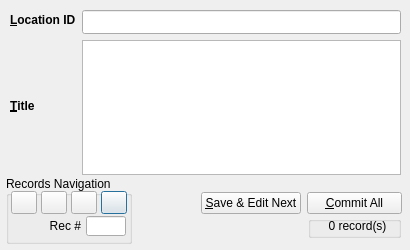
<?xml version="1.0" encoding="UTF-8"?>
<ui version="4.0">
 <class>EditLocation</class>
 <widget class="QDialog" name="EditLocation">
  <property name="windowModality">
   <enum>Qt::NonModal</enum>
  </property>
  <property name="geometry">
   <rect>
    <x>0</x>
    <y>0</y>
    <width>410</width>
    <height>250</height>
   </rect>
  </property>
  <property name="minimumSize">
   <size>
    <width>410</width>
    <height>250</height>
   </size>
  </property>
  <property name="maximumSize">
   <size>
    <width>410</width>
    <height>250</height>
   </size>
  </property>
  <property name="windowTitle">
   <string>Edit Location</string>
  </property>
  <property name="windowIcon">
   <iconset resource="../resources/res.qrc">
    <normaloff>:/toolbar/location-icon.png</normaloff>:/toolbar/location-icon.png</iconset>
  </property>
  <widget class="QWidget" name="verticalLayoutWidget_6">
   <property name="geometry">
    <rect>
     <x>10</x>
     <y>10</y>
     <width>391</width>
     <height>165</height>
    </rect>
   </property>
   <layout class="QVBoxLayout" name="VL100">
    <item>
     <layout class="QHBoxLayout" name="HL110">
      <item>
       <layout class="QVBoxLayout" name="VL112">
        <item>
         <widget class="QLabel" name="LblFolderID">
          <property name="sizePolicy">
           <sizepolicy hsizetype="Preferred" vsizetype="Fixed">
            <horstretch>0</horstretch>
            <verstretch>0</verstretch>
           </sizepolicy>
          </property>
          <property name="minimumSize">
           <size>
            <width>0</width>
            <height>20</height>
           </size>
          </property>
          <property name="font">
           <font>
            <pointsize>9</pointsize>
            <weight>75</weight>
            <bold>true</bold>
           </font>
          </property>
          <property name="text">
           <string>&amp;Location ID</string>
          </property>
          <property name="buddy">
           <cstring>lineEdit0loc_id</cstring>
          </property>
         </widget>
        </item>
        <item>
         <widget class="QLabel" name="LblTitle">
          <property name="font">
           <font>
            <pointsize>9</pointsize>
            <weight>75</weight>
            <bold>true</bold>
           </font>
          </property>
          <property name="text">
           <string>&amp;Title</string>
          </property>
          <property name="buddy">
           <cstring>textEdit0loc_title</cstring>
          </property>
         </widget>
        </item>
       </layout>
      </item>
      <item>
       <layout class="QHBoxLayout" name="HL111">
        <item>
         <layout class="QVBoxLayout" name="VL1111">
          <item>
           <widget class="QLineEdit" name="lineEdit0loc_id">
            <property name="minimumSize">
             <size>
              <width>0</width>
              <height>24</height>
             </size>
            </property>
            <property name="font">
             <font>
              <pointsize>9</pointsize>
             </font>
            </property>
           </widget>
          </item>
          <item>
           <widget class="QTextEdit" name="textEdit0loc_title">
            <property name="font">
             <font>
              <pointsize>9</pointsize>
             </font>
            </property>
           </widget>
          </item>
         </layout>
        </item>
       </layout>
      </item>
     </layout>
    </item>
   </layout>
  </widget>
  <widget class="QWidget" name="horizontalLayoutWidget">
   <property name="geometry">
    <rect>
     <x>135</x>
     <y>216</y>
     <width>266</width>
     <height>22</height>
    </rect>
   </property>
   <layout class="QHBoxLayout" name="HL101">
    <item>
     <spacer name="horizontalSpacer">
      <property name="orientation">
       <enum>Qt::Horizontal</enum>
      </property>
      <property name="sizeHint" stdset="0">
       <size>
        <width>40</width>
        <height>20</height>
       </size>
      </property>
     </spacer>
    </item>
    <item>
     <widget class="QGroupBox" name="GB2">
      <property name="sizePolicy">
       <sizepolicy hsizetype="Fixed" vsizetype="Preferred">
        <horstretch>0</horstretch>
        <verstretch>0</verstretch>
       </sizepolicy>
      </property>
      <property name="minimumSize">
       <size>
        <width>93</width>
        <height>0</height>
       </size>
      </property>
      <property name="title">
       <string/>
      </property>
      <widget class="QLabel" name="LblTotalRecords">
       <property name="geometry">
        <rect>
         <x>4</x>
         <y>0</y>
         <width>91</width>
         <height>20</height>
        </rect>
       </property>
       <property name="sizePolicy">
        <sizepolicy hsizetype="Fixed" vsizetype="Preferred">
         <horstretch>0</horstretch>
         <verstretch>0</verstretch>
        </sizepolicy>
       </property>
       <property name="minimumSize">
        <size>
         <width>65</width>
         <height>0</height>
        </size>
       </property>
       <property name="text">
        <string>0 record(s)</string>
       </property>
       <property name="alignment">
        <set>Qt::AlignCenter</set>
       </property>
      </widget>
     </widget>
    </item>
   </layout>
  </widget>
  <widget class="QGroupBox" name="GB1">
   <property name="geometry">
    <rect>
     <x>6</x>
     <y>176</y>
     <width>126</width>
     <height>68</height>
    </rect>
   </property>
   <property name="maximumSize">
    <size>
     <width>16777215</width>
     <height>68</height>
    </size>
   </property>
   <property name="title">
    <string>Records Navigation</string>
   </property>
   <widget class="QLabel" name="LblRecNo">
    <property name="geometry">
     <rect>
      <x>10</x>
      <y>40</y>
      <width>65</width>
      <height>20</height>
     </rect>
    </property>
    <property name="sizePolicy">
     <sizepolicy hsizetype="Fixed" vsizetype="Preferred">
      <horstretch>0</horstretch>
      <verstretch>0</verstretch>
     </sizepolicy>
    </property>
    <property name="minimumSize">
     <size>
      <width>65</width>
      <height>0</height>
     </size>
    </property>
    <property name="text">
     <string>Rec #</string>
    </property>
    <property name="alignment">
     <set>Qt::AlignRight|Qt::AlignTrailing|Qt::AlignVCenter</set>
    </property>
    <property name="buddy">
     <cstring>lineEditRecordNo</cstring>
    </property>
   </widget>
   <widget class="QLineEdit" name="lineEditRecordNo">
    <property name="geometry">
     <rect>
      <x>80</x>
      <y>40</y>
      <width>40</width>
      <height>20</height>
     </rect>
    </property>
    <property name="minimumSize">
     <size>
      <width>40</width>
      <height>0</height>
     </size>
    </property>
    <property name="maximumSize">
     <size>
      <width>40</width>
      <height>16777215</height>
     </size>
    </property>
    <property name="alignment">
     <set>Qt::AlignCenter</set>
    </property>
   </widget>
   <widget class="QPushButton" name="pushButtonLast">
    <property name="geometry">
     <rect>
      <x>95</x>
      <y>15</y>
      <width>26</width>
      <height>23</height>
     </rect>
    </property>
    <property name="text">
     <string/>
    </property>
    <property name="icon">
     <iconset resource="../resources/res.qrc">
      <normaloff>:/navigate/control-stop-right-icon.png</normaloff>:/navigate/control-stop-right-icon.png</iconset>
    </property>
    <property name="iconSize">
     <size>
      <width>32</width>
      <height>32</height>
     </size>
    </property>
   </widget>
   <widget class="QPushButton" name="pushButtonNext">
    <property name="geometry">
     <rect>
      <x>65</x>
      <y>15</y>
      <width>26</width>
      <height>23</height>
     </rect>
    </property>
    <property name="text">
     <string/>
    </property>
    <property name="icon">
     <iconset resource="../resources/res.qrc">
      <normaloff>:/navigate/control-double-right-icon.png</normaloff>:/navigate/control-double-right-icon.png</iconset>
    </property>
    <property name="iconSize">
     <size>
      <width>32</width>
      <height>32</height>
     </size>
    </property>
   </widget>
   <widget class="QPushButton" name="pushButtonPrev">
    <property name="geometry">
     <rect>
      <x>35</x>
      <y>15</y>
      <width>26</width>
      <height>23</height>
     </rect>
    </property>
    <property name="text">
     <string/>
    </property>
    <property name="icon">
     <iconset resource="../resources/res.qrc">
      <normaloff>:/navigate/control-double-left-icon.png</normaloff>:/navigate/control-double-left-icon.png</iconset>
    </property>
    <property name="iconSize">
     <size>
      <width>32</width>
      <height>32</height>
     </size>
    </property>
   </widget>
   <widget class="QPushButton" name="pushButtonFirst">
    <property name="geometry">
     <rect>
      <x>5</x>
      <y>15</y>
      <width>26</width>
      <height>23</height>
     </rect>
    </property>
    <property name="text">
     <string/>
    </property>
    <property name="icon">
     <iconset resource="../resources/res.qrc">
      <normaloff>:/navigate/control-stop-left-icon.png</normaloff>:/navigate/control-stop-left-icon.png</iconset>
    </property>
    <property name="iconSize">
     <size>
      <width>32</width>
      <height>32</height>
     </size>
    </property>
   </widget>
  </widget>
  <widget class="QWidget" name="horizontalLayoutWidget_2">
   <property name="geometry">
    <rect>
     <x>136</x>
     <y>191</y>
     <width>266</width>
     <height>25</height>
    </rect>
   </property>
   <layout class="QHBoxLayout" name="horizontalLayout">
    <item>
     <spacer name="horizontalSpacer_2">
      <property name="orientation">
       <enum>Qt::Horizontal</enum>
      </property>
      <property name="sizeHint" stdset="0">
       <size>
        <width>40</width>
        <height>20</height>
       </size>
      </property>
     </spacer>
    </item>
    <item>
     <widget class="QPushButton" name="pushButtonAddMore">
      <property name="sizePolicy">
       <sizepolicy hsizetype="Fixed" vsizetype="Fixed">
        <horstretch>0</horstretch>
        <verstretch>0</verstretch>
       </sizepolicy>
      </property>
      <property name="minimumSize">
       <size>
        <width>95</width>
        <height>0</height>
       </size>
      </property>
      <property name="text">
       <string>&amp;Save &amp;&amp; Edit Next</string>
      </property>
     </widget>
    </item>
    <item>
     <widget class="QPushButton" name="pushButtonCommitAll">
      <property name="sizePolicy">
       <sizepolicy hsizetype="Fixed" vsizetype="Fixed">
        <horstretch>0</horstretch>
        <verstretch>0</verstretch>
       </sizepolicy>
      </property>
      <property name="minimumSize">
       <size>
        <width>95</width>
        <height>0</height>
       </size>
      </property>
      <property name="text">
       <string>&amp;Commit All</string>
      </property>
     </widget>
    </item>
   </layout>
  </widget>
 </widget>
 <tabstops>
  <tabstop>lineEdit0loc_id</tabstop>
  <tabstop>textEdit0loc_title</tabstop>
  <tabstop>pushButtonAddMore</tabstop>
  <tabstop>pushButtonCommitAll</tabstop>
  <tabstop>lineEditRecordNo</tabstop>
  <tabstop>pushButtonFirst</tabstop>
  <tabstop>pushButtonPrev</tabstop>
  <tabstop>pushButtonNext</tabstop>
  <tabstop>pushButtonLast</tabstop>
 </tabstops>
 <resources>
  <include location="../resources/res.qrc"/>
 </resources>
 <connections/>
</ui>
